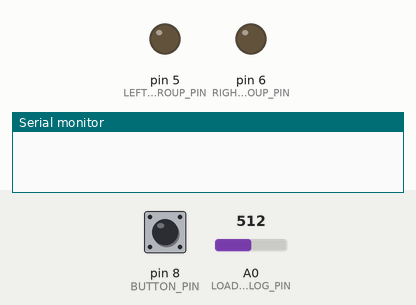
Bench run of a sketch on a simulated Arduino Uno, built with avr-gcc and run on an emulated ATmega328P. Parts: output pins drawn as LEDs (lit = HIGH), the last lines printed to the serial monitor. The inputs (shaded band) are chosen by the test bench; at power-on: A0 (LOAD_CELL_ANALOG_PIN) = 512, pin 8 (BUTTON_PIN) HIGH.

Above: at 1.2 s.
1.3 s: A0 (LOAD_CELL_ANALOG_PIN) set to 547
At 2.1 s:
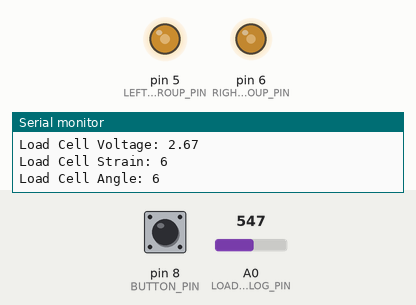
2.8 s: pin 8 (BUTTON_PIN) pulled LOW for 0.15 s
At 3.8 s:
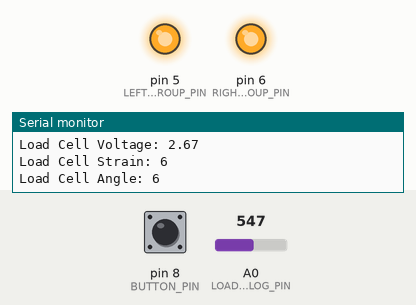
4.5 s: pin 8 (BUTTON_PIN) pulled LOW for 1 s
At 6.3 s:
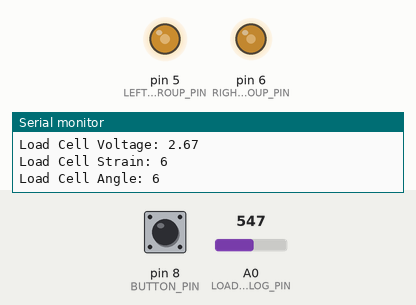
7.0 s: A0 (LOAD_CELL_ANALOG_PIN) set to 511
At 7.9 s:
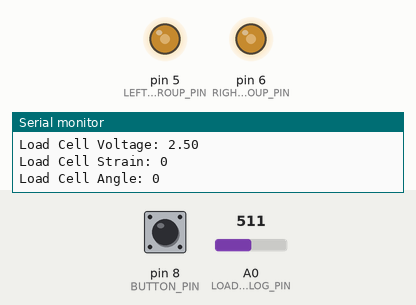
8.5 s: A0 (LOAD_CELL_ANALOG_PIN) set to 306
At 9.1 s:
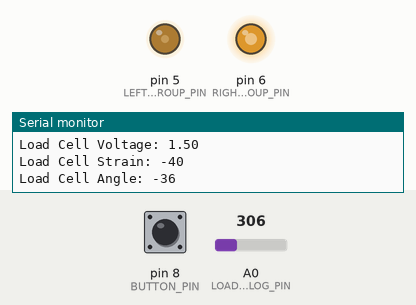
10.0 s: A0 (LOAD_CELL_ANALOG_PIN) set to 122
At 11.4 s:
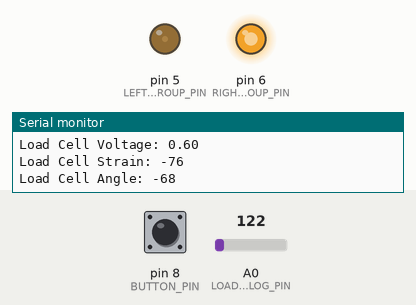
Timing chart, 0 to 12.5 s (numbered marks = the images above; inputs shaded):
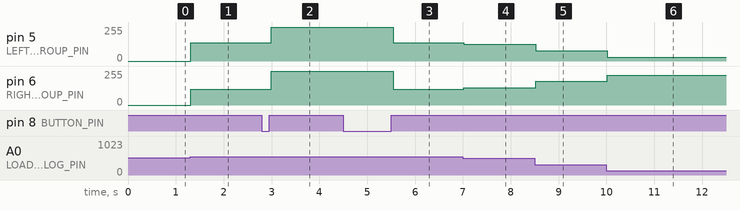

Measured:
- the behaviour switches between 531 and 532 on A0 (LOAD_CELL_ANALOG_PIN) (found by bisection; images 0 and 1)
- after the input at 1.3 s, pin 5 (LEFT_GROUP_PIN): 0/255 → 136/255 at once; pin 6 (RIGHT_GROUP_PIN): 0/255 → 119/255 at once
- after the input at 2.8 s, pin 5 (LEFT_GROUP_PIN): 136/255 → 255/255 after 0.19 s; pin 6 (RIGHT_GROUP_PIN): 119/255 → 255/255 after 0.19 s
- after the input at 4.5 s, pin 5 (LEFT_GROUP_PIN): 255/255 → 136/255 after 1.0 s; pin 6 (RIGHT_GROUP_PIN): 255/255 → 119/255 after 1.0 s
- after the input at 7.0 s, pin 5 (LEFT_GROUP_PIN): 136/255 → 127/255 at once; pin 6 (RIGHT_GROUP_PIN): 119/255 → 128/255 at once
- after the input at 8.5 s, pin 5 (LEFT_GROUP_PIN): 127/255 → 76/255 at once; pin 6 (RIGHT_GROUP_PIN): 128/255 → 179/255 at once
- after the input at 10.0 s, pin 5 (LEFT_GROUP_PIN): 76/255 → 30/255 at once; pin 6 (RIGHT_GROUP_PIN): 179/255 → 225/255 at once

The sketch:

main.ino
```cpp
// (licence header left out)
#include <stdio.h>
#include <stdint.h>
#include <stdbool.h>
#include <stdlib.h>

#include "voltage.h"

#include "LED_Group_Collection.h"
#include "LED_Group.h"
#include "Load_Cell.h"
#include "button.h"

#define LOAD_CELL_ANALOG_PIN 0

#define LEFT_GROUP_PIN 5
#define RIGHT_GROUP_PIN 6

#define BUTTON_PIN 8

LED_Group_Collection_t led_group_collection;
Load_Cell_t load_cell;
Button_t button;

/* Button */

void callbackFunction() {
    led_group_collection.mode = (Light_Mode_t) ((led_group_collection.mode + 1) % NUM_MODES);
    led_group_collection.mode_changed = true;
}

/* Load Cell */

float read_load_cell_voltage() {
    return (analogRead(LOAD_CELL_ANALOG_PIN) / (float) ARDUINO_PWM_READ_RANGE) * ARDUINO_MAX_VOLTAGE;
}

/* LED Groups */

void update_led_group_pwm_signals() {
    set_led_group_brightnesses(&led_group_collection, &load_cell);

    Serial.println("Left: " + String(get_group_brightness(get_led_group(&led_group_collection, LEFT))));
    Serial.println("Right: " + String(get_group_brightness(get_led_group(&led_group_collection, RIGHT))));

    analogWrite(LEFT_GROUP_PIN, get_group_brightness(get_led_group(&led_group_collection, LEFT)));
    analogWrite(RIGHT_GROUP_PIN, get_group_brightness(get_led_group(&led_group_collection, RIGHT)));
}

void setup() {
    Serial.begin(9600);

    led_group_collection = init_led_group_collection(LEFT_GROUP_PIN, RIGHT_GROUP_PIN);
    load_cell = init_load_cell(LOAD_CELL_ANALOG_PIN);
    button = init_button(BUTTON_PIN, &callbackFunction);

    pinMode(LOAD_CELL_ANALOG_PIN, INPUT);
    pinMode(BUTTON_PIN, INPUT_PULLUP);

    pinMode(LEFT_GROUP_PIN, OUTPUT);
    pinMode(RIGHT_GROUP_PIN, OUTPUT);
}

void loop() {
    long unsigned current_time = millis();
    bool button_state = digitalRead(BUTTON_PIN);

    debounce_state(&button, button_state, current_time);

    if (poll_sensor(&load_cell, read_load_cell_voltage()) || led_group_collection.mode_changed) {
        update_led_group_pwm_signals();

        Serial.println("Load Cell Voltage: " + String(load_cell.voltage));
        Serial.println("Load Cell Strain: " + String(load_cell.strain));
        Serial.println("Load Cell Angle: " + String(load_cell.angle));
    }

    delay(20);
}
```

LED_Group.c
```cpp
// (licence header left out)
#include <stdint.h>

#include "LED_Group.h"

/**
 * @brief Get the group brightness
 *
 * @param led_group
 * @return int8_t
 */
uint8_t get_group_brightness(const LED_Group_t* const led_group) {
    return led_group->group_brightness;
}

/**
 * @brief Set the group brightness
 *
 * @param led_group
 * @param group_brightness
 */
void set_group_brightness(LED_Group_t* const led_group, uint8_t group_brightness) {
    led_group->group_brightness = group_brightness;
}

/**
 * @brief Get the group pin number
 *
 * @param led_group
 * @return int8_t
 */
uint8_t get_group_pin_number(const LED_Group_t* const led_group) {
    return led_group->group_pin_number;
}

/**
 * @brief Get the group direction
 *
 * @param led_group
 * @return Direction_t
 */
Direction_t get_group_direction(const LED_Group_t* const led_group) {
    return led_group->direction;
}
```

LED_Group.h
```cpp
// (licence header left out)
#ifndef LED_GROUP_H
#define LED_GROUP_H

#if defined(__cplusplus)
extern "C" {
#endif

#include <stdint.h>

#include "voltage.h"

typedef enum {
    LEFT = 0,
    RIGHT
} Direction_t;

typedef struct {
    uint8_t group_pin_number;
    Direction_t direction;
    uint8_t group_brightness;
} LED_Group_t;

uint8_t get_group_brightness(const LED_Group_t* const led_group);
void set_group_brightness(LED_Group_t* const led_group, uint8_t group_brightness);

uint8_t get_group_pin_number(const LED_Group_t* const led_group);

Direction_t get_group_direction(const LED_Group_t* const led_group);

#if defined(__cplusplus)
}
#endif

#endif // LED_GROUP_H
```

LED_Group_Collection.c
```cpp
// (licence header left out)
#include <stdint.h>
#include <stdio.h>
#include <stdlib.h>
#include <math.h>

#include "LED_Group_Collection.h"

/**
 * @brief Create a LED group collection, and add an LED group to each direction (LEFT and RIGHT) with the pins set to left_pin_number and right_pin_number respectively.
 *
 * @param left_pin_number
 * @param right_pin_number
 * @return LED_Group_Collection_t
 */
LED_Group_Collection_t init_led_group_collection(uint8_t left_pin_number, uint8_t right_pin_number) {
    LED_Group_Collection_t led_group_collection = {.led_groups = {0}, .mode = FOLLOW, .mode_changed = false};

    LED_Group_t led_group_one = {
        .group_pin_number = left_pin_number,
        .direction = LEFT,
        .group_brightness = 0
    };

    LED_Group_t led_group_two = {
        .group_pin_number = right_pin_number,
        .direction = RIGHT,
        .group_brightness = 0
    };

    set_led_group(&led_group_collection, led_group_one, LEFT);
    set_led_group(&led_group_collection, led_group_two, RIGHT);

    return led_group_collection;
}

/**
 * @brief Get a led group
 *
 * @param led_group_collection
 * @param direction
 * @return LED_Group_t*
 */
LED_Group_t* get_led_group(LED_Group_Collection_t* led_group_collection, Direction_t direction) {
    return &(led_group_collection->led_groups[direction]);
}

/**
 * @brief Set a direction's led group
 *
 * @param led_group_collection
 * @param led_group
 * @param direction
 */
void set_led_group(LED_Group_Collection_t* led_group_collection, LED_Group_t led_group, Direction_t direction) {
    led_group_collection->led_groups[direction] = led_group;
}

/**
 * @brief Set a led group brightnesses
 *
 * @param led_group_collection
 */
void set_led_group_brightnesses(LED_Group_Collection_t* led_group_collection, Load_Cell_t* load_cell) {

    led_group_collection->mode_changed = false;

    uint8_t group_one_brightness;
    uint8_t group_two_brightness;

    if (led_group_collection->mode == FOLLOW) {
        group_one_brightness = (uint8_t) round((map_voltage_to_range(load_cell->voltage, load_cell->max_voltage, 1) + 0.5) * ARDUINO_PWM_WRITE_RANGE);
        group_two_brightness = (ARDUINO_PWM_WRITE_RANGE - group_one_brightness);
    } else if (led_group_collection->mode == FULL) {
        group_one_brightness = ARDUINO_PWM_WRITE_RANGE;
        group_two_brightness = ARDUINO_PWM_WRITE_RANGE;
    }

    set_group_brightness(get_led_group(led_group_collection, LEFT), group_one_brightness);
    set_group_brightness(get_led_group(led_group_collection, RIGHT), group_two_brightness);
}
```

LED_Group_Collection.h
```cpp
// (licence header left out)
#ifndef LED_GROUP_COLLECTION_H
#define LED_GROUP_COLLECTION_H

#if defined(__cplusplus)
extern "C" {
#endif

#include <stdint.h>
#include <stdbool.h>

#include "voltage.h"

#include "Load_Cell.h"
#include "LED_Group.h"

#define NUM_MODES 2

typedef enum {
    FOLLOW = 0,
    FULL
} Light_Mode_t;

typedef struct {
    LED_Group_t led_groups[2];
    Light_Mode_t mode;
    bool mode_changed;
} LED_Group_Collection_t;

LED_Group_Collection_t init_led_group_collection(uint8_t left_pin_number, uint8_t right_pin_number);
LED_Group_t* get_led_group(LED_Group_Collection_t* led_group_collection, Direction_t direction);
void set_led_group(LED_Group_Collection_t* led_group_collection, LED_Group_t led_group, Direction_t direction);
void set_led_group_brightnesses(LED_Group_Collection_t* led_group_collectionm, Load_Cell_t* load_cell);

#if defined(__cplusplus)
}
#endif

#endif // LED_GROUP_COLLECTION_H
```

Load_Cell.c
```cpp
// (licence header left out)
#include <stdint.h>
#include <stdbool.h>
#include <math.h>

#include <stdio.h>

#include "Load_Cell.h"

/**
 * @brief Create a load cell, with the pin set to LOAD_CELL_ANALOG_PIN and the deviation voltage breakpoint to DEVIATION_VOLTAGE_BREAKPOINT
 *
 * @return Load_Cell_t
 */
Load_Cell_t init_load_cell(uint8_t load_cell_pin_number) {
    Load_Cell_t load_cell = {
        .voltage = COMMON_MODE_VOLTAGE,
        .strain = 0,
        .angle = 0,
        .pin_number = load_cell_pin_number,
        .deviation_voltage_breakpoint = DEVIATION_VOLTAGE_BREAKPOINT,
        .max_voltage = ARDUINO_MAX_VOLTAGE,
        .strain_range = STRAIN_RANGE,
        .angle_range = ANGLE_RANGE
    };


    return load_cell;
}

/**
 * @brief Poll the load cell (by reading the voltage input at the LOAD_CELL_ANALOG_PIN) and compare it to the currently recorded voltage.
 * The methodology for detecting noise is rudimentary, lacking any requirement for the voltage to remain in a constrained range for a given time, reminiscent of button debouncing.
 * A more straightforward method is utilised due to hardware filtering using an active low pass filter. See shield schematic for details.
 *
 * @param load_cell pointer to Load_Cell_t struct
 * @return Whether a voltage deviation was read
 */
bool poll_sensor(Load_Cell_t* load_cell, float read_voltage) {
    bool deviation = false;

    // Compare to the current voltage to see if deviation detected

    if (fabsf(load_cell->voltage - read_voltage) > load_cell->deviation_voltage_breakpoint) {
        // Update the recorded voltage of the load cell
        load_cell->voltage = read_voltage;
        // Update the strain
        load_cell->strain = map_voltage_to_range(load_cell->voltage, load_cell->max_voltage, load_cell->strain_range);
        // Update the angle
        load_cell->angle = map_voltage_to_range(load_cell->voltage, load_cell->max_voltage, load_cell->angle_range);
        deviation = true;
    }

    return deviation;
}
```

Load_Cell.h
```cpp
// (licence header left out)
#ifndef LOAD_CELL_H
#define LOAD_CELL_H

#if defined(__cplusplus)
extern "C" {
#endif

#include <stdint.h>
#include <stdbool.h>

#include "voltage.h"

#define STRAIN_RANGE 200
#define ANGLE_RANGE 180
#define DEVIATION_VOLTAGE_BREAKPOINT 0.1

typedef struct {
    // State of load cell at given time
    float voltage;
    int8_t strain;
    int8_t angle;

    // Specific details of load cell
    uint8_t pin_number;
    float deviation_voltage_breakpoint;
    float max_voltage;
    uint8_t strain_range;
    uint8_t angle_range;
} Load_Cell_t;

Load_Cell_t init_load_cell(uint8_t load_cell_pin_number);
bool poll_sensor(Load_Cell_t* load_cell, float read_voltage);

#if defined(__cplusplus)
}
#endif

#endif // LOAD_CELL_H
```

button.c
```cpp
#include <stdint.h>
#include <stdbool.h>

#include "button.h"

Button_t init_button(uint8_t pin_number, void (*callbackFunction)()) {
    Button_t button = {
        .pin_number = pin_number,
        .debounce_delay = DEBOUNCE_DELAY,
        .last_trigger_time = 0,
        .state = true,
        .last_state = true,
        .callbackFunction = callbackFunction
    };

    return button;
}

void button_clicked(Button_t* button) {
    button->callbackFunction();
}

void debounce_state(Button_t* button, bool read_button_state, long unsigned current_time) {
    if (read_button_state != button->last_state) {
        button->last_trigger_time = current_time;
    }

    if ((current_time - button->last_trigger_time) > button->debounce_delay) {
        if (read_button_state != button->state) {
            button->state = read_button_state;
            if (button->state) {
                button_clicked(button);
            }
        }
    }

    button->last_state = read_button_state;
}
```

button.h
```cpp
// (licence header left out)
#ifndef BUTTON_H
#define BUTTON_H

#if defined(__cplusplus)
extern "C" {
#endif

#include <stdint.h>
#include <stdbool.h>

#define DEBOUNCE_DELAY 20 // Debounce delay in ms

typedef struct Button_s Button_t;

struct Button_s {
    /* General */
    uint8_t pin_number;

    /* Debounce */
    long unsigned debounce_delay;
    long unsigned last_trigger_time;

    bool state;
    bool last_state;

    /* Callback */
    void (*callbackFunction)();
};

Button_t init_button(uint8_t pin_number, void (*callbackFunction)());
void buttonClicked(Button_t* button);
void debounce_state(Button_t* button, bool read_button_state, long unsigned current_time);

#if defined(__cplusplus)
}
#endif

#endif // BUTTON_H
```

main.c
```cpp
#include <stdio.h>
#include <stdint.h>
#include <stdbool.h>
#include <stdlib.h>

#include "voltage.h"

#include "LED_Group_Collection.h"
#include "LED_Group.h"
#include "Load_Cell.h"
#include "button.h"

#define LOAD_CELL_ANALOG_PIN 0

#define LEFT_GROUP_PIN 5
#define RIGHT_GROUP_PIN 6

#define BUTTON_PIN 7

#if !defined(ARDUINO)

LED_Group_Collection_t led_group_collection;
Load_Cell_t load_cell;
Button_t button;

void callbackFunction() {
    led_group_collection.mode = ++led_group_collection.mode % NUM_MODES;
}

int main(void) {
    led_group_collection = init_led_group_collection(LEFT_GROUP_PIN, RIGHT_GROUP_PIN);
    load_cell = init_load_cell(LOAD_CELL_ANALOG_PIN);
    button = init_button(BUTTON_PIN, &callbackFunction);

    long unsigned current_time = 0;
    bool button_state = 0;

    debounce_state(&button, button_state, current_time);

    if (poll_sensor(&load_cell, 3.75)) {
        set_led_group_brightnesses(&led_group_collection, &load_cell);

        printf("Load Cell Voltage: %.1f/5 V\n", load_cell.voltage);
        printf("Left Group Brightness: %d/255 | Right Group Brightness: %d/255\n", get_group_brightness(get_led_group(&led_group_collection, LEFT)), get_group_brightness(get_led_group(&led_group_collection, RIGHT)));
        printf("Load Cell Strain: %d grams\n", load_cell.strain);
        printf("Head Angle: %d deg\n", load_cell.angle);
    }

   return EXIT_SUCCESS;
}

#endif
```

voltage.c
```cpp
// (licence header left out)
#include "math.h"

#include "voltage.h"

float map_voltage_to_range(float voltage, float max_voltage, float range) {
    return ((voltage - COMMON_MODE_VOLTAGE) / max_voltage) * range;
}
```

voltage.h
```cpp
// (licence header left out)
#ifndef VOLTAGE_H
#define VOLTAGE_H

#define ARDUINO_MAX_VOLTAGE 5
#define ARDUINO_PWM_READ_RANGE 1023
#define ARDUINO_PWM_WRITE_RANGE 255
#define COMMON_MODE_VOLTAGE 2.5

float map_voltage_to_range(float voltage, float max_voltage, float range);

#endif // VOLTAGE_H
```
